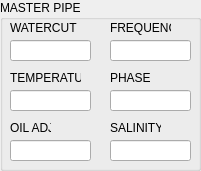
     <widget class="QGroupBox" name="groupBox_20">
      <property name="geometry">
       <rect>
        <x>870</x>
        <y>530</y>
        <width>201</width>
        <height>171</height>
       </rect>
      </property>
      <property name="title">
       <string>MASTER PIPE</string>
      </property>
      <property name="checkable">
       <bool>false</bool>
      </property>
      <property name="checked">
       <bool>false</bool>
      </property>
      <widget class="QLabel" name="label_20">
       <property name="geometry">
        <rect>
         <x>110</x>
         <y>120</y>
         <width>51</width>
         <height>16</height>
        </rect>
       </property>
       <property name="text">
        <string>SALINITY</string>
       </property>
      </widget>
      <widget class="QLabel" name="label_21">
       <property name="geometry">
        <rect>
         <x>10</x>
         <y>120</y>
         <width>41</width>
         <height>16</height>
        </rect>
       </property>
       <property name="text">
        <string>OIL ADJ</string>
       </property>
      </widget>
      <widget class="QLineEdit" name="lineEdit_21">
       <property name="geometry">
        <rect>
         <x>10</x>
         <y>140</y>
         <width>81</width>
         <height>21</height>
        </rect>
       </property>
       <property name="font">
        <font>
         <pointsize>12</pointsize>
         <weight>50</weight>
         <bold>false</bold>
         <strikeout>false</strikeout>
        </font>
       </property>
       <property name="mouseTracking">
        <bool>true</bool>
       </property>
       <property name="acceptDrops">
        <bool>true</bool>
       </property>
       <property name="inputMask">
        <string/>
       </property>
       <property name="text">
        <string/>
       </property>
       <property name="alignment">
        <set>Qt::AlignCenter</set>
       </property>
       <property name="readOnly">
        <bool>true</bool>
       </property>
       <property name="placeholderText">
        <string/>
       </property>
       <property name="clearButtonEnabled">
        <bool>false</bool>
       </property>
      </widget>
      <widget class="QLineEdit" name="lineEdit_22">
       <property name="geometry">
        <rect>
         <x>110</x>
         <y>140</y>
         <width>81</width>
         <height>21</height>
        </rect>
       </property>
       <property name="font">
        <font>
         <pointsize>12</pointsize>
         <weight>50</weight>
         <bold>false</bold>
         <strikeout>false</strikeout>
        </font>
       </property>
       <property name="mouseTracking">
        <bool>true</bool>
       </property>
       <property name="acceptDrops">
        <bool>true</bool>
       </property>
       <property name="inputMask">
        <string/>
       </property>
       <property name="text">
        <string/>
       </property>
       <property name="alignment">
        <set>Qt::AlignCenter</set>
       </property>
       <property name="readOnly">
        <bool>true</bool>
       </property>
       <property name="placeholderText">
        <string/>
       </property>
       <property name="clearButtonEnabled">
        <bool>false</bool>
       </property>
      </widget>
      <widget class="QLabel" name="label_27">
       <property name="geometry">
        <rect>
         <x>110</x>
         <y>20</y>
         <width>61</width>
         <height>16</height>
        </rect>
       </property>
       <property name="text">
        <string>FREQUENCY</string>
       </property>
      </widget>
      <widget class="QLabel" name="label_26">
       <property name="geometry">
        <rect>
         <x>10</x>
         <y>70</y>
         <width>71</width>
         <height>16</height>
        </rect>
       </property>
       <property name="text">
        <string>TEMPERATURE</string>
       </property>
      </widget>
      <widget class="QLineEdit" name="lineEdit_29">
       <property name="geometry">
        <rect>
         <x>10</x>
         <y>90</y>
         <width>81</width>
         <height>21</height>
        </rect>
       </property>
       <property name="font">
        <font>
         <pointsize>12</pointsize>
         <weight>50</weight>
         <bold>false</bold>
         <strikeout>false</strikeout>
        </font>
       </property>
       <property name="mouseTracking">
        <bool>true</bool>
       </property>
       <property name="acceptDrops">
        <bool>true</bool>
       </property>
       <property name="inputMask">
        <string/>
       </property>
       <property name="text">
        <string/>
       </property>
       <property name="alignment">
        <set>Qt::AlignCenter</set>
       </property>
       <property name="readOnly">
        <bool>true</bool>
       </property>
       <property name="placeholderText">
        <string/>
       </property>
       <property name="clearButtonEnabled">
        <bool>false</bool>
       </property>
      </widget>
      <widget class="QLineEdit" name="lineEdit_30">
       <property name="geometry">
        <rect>
         <x>110</x>
         <y>40</y>
         <width>81</width>
         <height>21</height>
        </rect>
       </property>
       <property name="font">
        <font>
         <pointsize>12</pointsize>
         <weight>50</weight>
         <bold>false</bold>
         <strikeout>false</strikeout>
        </font>
       </property>
       <property name="mouseTracking">
        <bool>true</bool>
       </property>
       <property name="acceptDrops">
        <bool>true</bool>
       </property>
       <property name="inputMask">
        <string/>
       </property>
       <property name="text">
        <string/>
       </property>
       <property name="alignment">
        <set>Qt::AlignCenter</set>
       </property>
       <property name="readOnly">
        <bool>true</bool>
       </property>
       <property name="placeholderText">
        <string/>
       </property>
       <property name="clearButtonEnabled">
        <bool>false</bool>
       </property>
      </widget>
      <widget class="QLineEdit" name="lineEdit_31">
       <property name="geometry">
        <rect>
         <x>110</x>
         <y>90</y>
         <width>81</width>
         <height>21</height>
        </rect>
       </property>
       <property name="font">
        <font>
         <pointsize>12</pointsize>
         <weight>50</weight>
         <bold>false</bold>
         <strikeout>false</strikeout>
        </font>
       </property>
       <property name="mouseTracking">
        <bool>true</bool>
       </property>
       <property name="acceptDrops">
        <bool>true</bool>
       </property>
       <property name="inputMask">
        <string/>
       </property>
       <property name="text">
        <string/>
       </property>
       <property name="alignment">
        <set>Qt::AlignCenter</set>
       </property>
       <property name="readOnly">
        <bool>true</bool>
       </property>
       <property name="placeholderText">
        <string/>
       </property>
       <property name="clearButtonEnabled">
        <bool>false</bool>
       </property>
      </widget>
      <widget class="QLabel" name="label_28">
       <property name="geometry">
        <rect>
         <x>110</x>
         <y>70</y>
         <width>41</width>
         <height>16</height>
        </rect>
       </property>
       <property name="text">
        <string>PHASE</string>
       </property>
      </widget>
      <widget class="QLineEdit" name="lineEdit_20">
       <property name="geometry">
        <rect>
         <x>10</x>
         <y>40</y>
         <width>81</width>
         <height>21</height>
        </rect>
       </property>
       <property name="font">
        <font>
         <pointsize>12</pointsize>
         <weight>50</weight>
         <bold>false</bold>
         <strikeout>false</strikeout>
        </font>
       </property>
       <property name="mouseTracking">
        <bool>true</bool>
       </property>
       <property name="acceptDrops">
        <bool>true</bool>
       </property>
       <property name="inputMask">
        <string/>
       </property>
       <property name="text">
        <string/>
       </property>
       <property name="alignment">
        <set>Qt::AlignCenter</set>
       </property>
       <property name="readOnly">
        <bool>true</bool>
       </property>
       <property name="placeholderText">
        <string/>
       </property>
       <property name="clearButtonEnabled">
        <bool>false</bool>
       </property>
      </widget>
      <widget class="QLabel" name="label_19">
       <property name="geometry">
        <rect>
         <x>10</x>
         <y>20</y>
         <width>71</width>
         <height>16</height>
        </rect>
       </property>
       <property name="text">
        <string>WATERCUT</string>
       </property>
      </widget>
     </widget>
